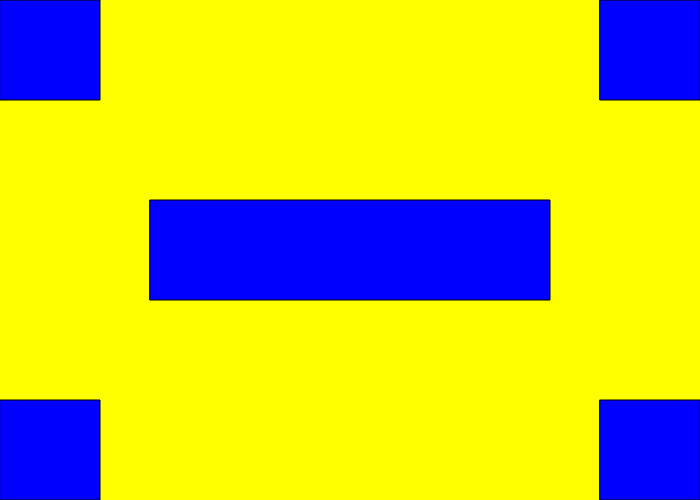
Frame 1 (no input)
Frame 60 (no input): identical to frame 1, image omitted
Frame 120 (the mouse pressed at the canvas centre since frame 60): identical to frame 1, image omitted

The p5.js sketch that drew this single still picture (run headless with seeded random() and noise() and a simulated clock; from frame 60 on, the mouse is pressed at the canvas centre):

// p5.js sketch
// ── sketch.js
function setup()
{
  //create a drawing service 700px wide, 500px tall
  createCanvas(700,500);
  
}

function draw()
{
  //create a background using RGB values
  background(255,255,0)

  // change the paint brush to a specific color according to RGB values
  fill(0,0,255);

  // create a rectangle at x,y coordinates 10,10 with length x height at 100 x 50
  rect(0,0,100,100);
  rect(600,400,100,100);
  rect(0,400,100,100);
  rect(600,0,100,100);
  rect(150,200,400,100);

}
